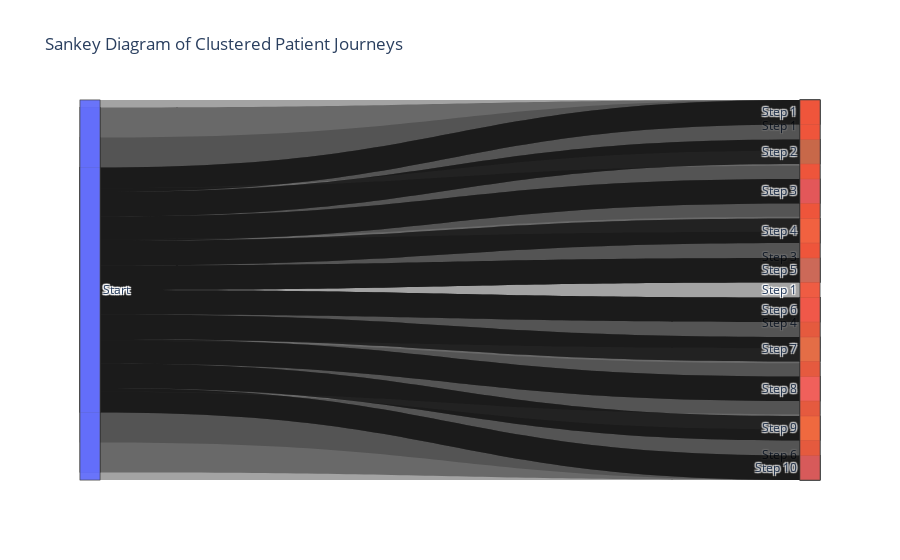

Notebook source saved alongside this figure:
### Code cell
import plotly.graph_objects as go
import numpy as np

# Ensure clusters is a NumPy array of integers
clusters = np.array(clusters, dtype=int)

# Verify the number of clusters
num_clusters = len(np.unique(clusters))

trace_sentences = np.array(trace_sentences)
print(trace_sentences)

# Sample patient journey per cluster
sample_traces = {i: trace_sentences[clusters == i][:10] for i in range(num_clusters)}

# Create Sankey diagram
fig = go.Figure()
for i, (cluster, traces) in enumerate(sample_traces.items()):
    fig.add_trace(go.Sankey(
        node=dict(
            pad=15, thickness=20,
            label=['Start'] + [f'Step {j+1}' for j in range(len(traces[0].split()))]
        ),
        link=dict(
            source=[0] * len(traces),
            target=list(range(1, len(traces[0].split()) + 1)),
            value=[1] * len(traces)
        )
    ))

fig.update_layout(title_text="Sankey Diagram of Clustered Patient Journeys")
fig.show()

### Figure 1 — Plotly figure (JSON) as saved in the notebook; plotly's stock layout.template omitted (floating-point values rounded to 4 significant figures; data arrays with more than 128 entries replaced by an {"elided": "..."} marker saying what was removed)
{"data": [{"link": {"source": [0, 0, 0, 0, 0, 0], "target": {"elided": "1266 int values"}, "value": [1, 1, 1, 1, 1, 1]}, "node": {"label": {"elided": "1267 str values"}, "pad": 15, "thickness": 20}, "type": "sankey"}, {"link": {"source": [0, 0], "target": {"elided": "1350 int values"}, "value": [1, 1]}, "node": {"label": {"elided": "1351 str values"}, "pad": 15, "thickness": 20}, "type": "sankey"}, {"link": {"source": [0, 0, 0, 0, 0, 0, 0, 0, 0, 0], "target": {"elided": "664 int values"}, "value": [1, 1, 1, 1, 1, 1, 1, 1, 1, 1]}, "node": {"label": {"elided": "665 str values"}, "pad": 15, "thickness": 20}, "type": "sankey"}, {"link": {"source": [0, 0, 0, 0, 0, 0, 0, 0, 0, 0], "target": {"elided": "837 int values"}, "value": [1, 1, 1, 1, 1, 1, 1, 1, 1, 1]}, "node": {"label": {"elided": "838 str values"}, "pad": 15, "thickness": 20}, "type": "sankey"}, {"link": {"source": [0, 0, 0, 0, 0, 0, 0, 0, 0, 0], "target": {"elided": "1876 int values"}, "value": [1, 1, 1, 1, 1, 1, 1, 1, 1, 1]}, "node": {"label": {"elided": "1877 str values"}, "pad": 15, "thickness": 20}, "type": "sankey"}, {"link": {"source": [0, 0, 0, 0, 0, 0, 0, 0, 0, 0], "target": {"elided": "518 int values"}, "value": [1, 1, 1, 1, 1, 1, 1, 1, 1, 1]}, "node": {"label": {"elided": "519 str values"}, "pad": 15, "thickness": 20}, "type": "sankey"}, {"link": {"source": [0, 0], "target": [1, 2, 3, 4, 5, 6, 7, 8, 9, 10, 11, 12, 13, 14, 15, 16, 17, 18, 19, 20, 21, 22, 23, 24, 25, 26, 27, 28, 29, 30, 31, 32, 33, 34, 35, 36, 37, 38, 39, 40, 41, 42, 43, 44, 45, 46, 47, 48, 49, 50, 51, 52, 53, 54, 55, 56, 57, 58, 59, 60, 61, 62, 63, 64, 65, 66, 67, 68, 69, 70, 71, 72, 73, 74, 75, 76, 77, 78, 79, 80, 81, 82, 83, 84, 85, 86, 87, 88, 89, 90, 91, 92, 93, 94, 95, 96, 97, 98, 99, 100, 101, 102, 103, 104, 105, 106, 107, 108, 109, 110, 111, 112, 113, 114, 115, 116, 117, 118, 119, 120], "value": [1, 1]}, "node": {"label": ["Start", "Step 1", "Step 2", "Step 3", "Step 4", "Step 5", "Step 6", "Step 7", "Step 8", "Step 9", "Step 10", "Step 11", "Step 12", "Step 13", "Step 14", "Step 15", "Step 16", "Step 17", "Step 18", "Step 19", "Step 20", "Step 21", "Step 22", "Step 23", "Step 24", "Step 25", "Step 26", "Step 27", "Step 28", "Step 29", "Step 30", "Step 31", "Step 32", "Step 33", "Step 34", "Step 35", "Step 36", "Step 37", "Step 38", "Step 39", "Step 40", "Step 41", "Step 42", "Step 43", "Step 44", "Step 45", "Step 46", "Step 47", "Step 48", "Step 49", "Step 50", "Step 51", "Step 52", "Step 53", "Step 54", "Step 55", "Step 56", "Step 57", "Step 58", "Step 59", "Step 60", "Step 61", "Step 62", "Step 63", "Step 64", "Step 65", "Step 66", "Step 67", "Step 68", "Step 69", "Step 70", "Step 71", "Step 72", "Step 73", "Step 74", "Step 75", "Step 76", "Step 77", "Step 78", "Step 79", "Step 80", "Step 81", "Step 82", "Step 83", "Step 84", "Step 85", "Step 86", "Step 87", "Step 88", "Step 89", "Step 90", "Step 91", "Step 92", "Step 93", "Step 94", "Step 95", "Step 96", "Step 97", "Step 98", "Step 99", "Step 100", "Step 101", "Step 102", "Step 103", "Step 104", "Step 105", "Step 106", "Step 107", "Step 108", "Step 109", "Step 110", "Step 111", "Step 112", "Step 113", "Step 114", "Step 115", "Step 116", "Step 117", "Step 118", "Step 119", "Step 120"], "pad": 15, "thickness": 20}, "type": "sankey"}, {"link": {"source": [0], "target": [1, 2, 3, 4, 5, 6, 7, 8, 9, 10, 11, 12, 13, 14, 15, 16, 17, 18, 19, 20, 21, 22, 23, 24, 25, 26, 27, 28, 29, 30, 31, 32, 33, 34, 35, 36, 37, 38, 39, 40, 41, 42, 43, 44, 45, 46], "value": [1]}, "node": {"label": ["Start", "Step 1", "Step 2", "Step 3", "Step 4", "Step 5", "Step 6", "Step 7", "Step 8", "Step 9", "Step 10", "Step 11", "Step 12", "Step 13", "Step 14", "Step 15", "Step 16", "Step 17", "Step 18", "Step 19", "Step 20", "Step 21", "Step 22", "Step 23", "Step 24", "Step 25", "Step 26", "Step 27", "Step 28", "Step 29", "Step 30", "Step 31", "Step 32", "Step 33", "Step 34", "Step 35", "Step 36", "Step 37", "Step 38", "Step 39", "Step 40", "Step 41", "Step 42", "Step 43", "Step 44", "Step 45", "Step 46"], "pad": 15, "thickness": 20}, "type": "sankey"}, {"link": {"source": [0, 0, 0, 0, 0, 0, 0, 0, 0, 0], "target": {"elided": "1833 int values"}, "value": [1, 1, 1, 1, 1, 1, 1, 1, 1, 1]}, "node": {"label": {"elided": "1834 str values"}, "pad": 15, "thickness": 20}, "type": "sankey"}, {"link": {"source": [0], "target": {"elided": "220 int values"}, "value": [1]}, "node": {"label": {"elided": "221 str values"}, "pad": 15, "thickness": 20}, "type": "sankey"}], "layout": {"title": {"text": "Sankey Diagram of Clustered Patient Journeys"}}}
